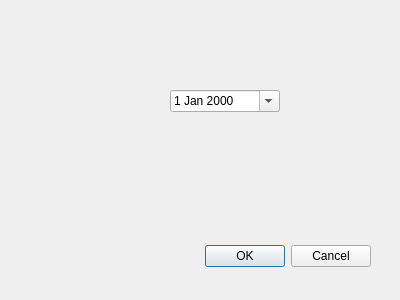
<?xml version="1.0" encoding="UTF-8"?>
<ui version="4.0">
 <class>Dialog</class>
 <widget class="QDialog" name="Dialog">
  <property name="geometry">
   <rect>
    <x>0</x>
    <y>0</y>
    <width>400</width>
    <height>300</height>
   </rect>
  </property>
  <property name="windowTitle">
   <string>Dialog</string>
  </property>
  <widget class="QDialogButtonBox" name="buttonBox">
   <property name="geometry">
    <rect>
     <x>30</x>
     <y>240</y>
     <width>341</width>
     <height>32</height>
    </rect>
   </property>
   <property name="orientation">
    <enum>Qt::Horizontal</enum>
   </property>
   <property name="standardButtons">
    <set>QDialogButtonBox::Cancel|QDialogButtonBox::Ok</set>
   </property>
  </widget>
  <widget class="QDateEdit" name="dateEdit">
   <property name="geometry">
    <rect>
     <x>170</x>
     <y>90</y>
     <width>110</width>
     <height>22</height>
    </rect>
   </property>
   <property name="calendarPopup">
    <bool>true</bool>
   </property>
  </widget>
 </widget>
 <resources/>
 <connections>
  <connection>
   <sender>buttonBox</sender>
   <signal>accepted()</signal>
   <receiver>Dialog</receiver>
   <slot>accept()</slot>
   <hints>
    <hint type="sourcelabel">
     <x>248</x>
     <y>254</y>
    </hint>
    <hint type="destinationlabel">
     <x>157</x>
     <y>274</y>
    </hint>
   </hints>
  </connection>
  <connection>
   <sender>buttonBox</sender>
   <signal>rejected()</signal>
   <receiver>Dialog</receiver>
   <slot>reject()</slot>
   <hints>
    <hint type="sourcelabel">
     <x>316</x>
     <y>260</y>
    </hint>
    <hint type="destinationlabel">
     <x>286</x>
     <y>274</y>
    </hint>
   </hints>
  </connection>
 </connections>
</ui>
